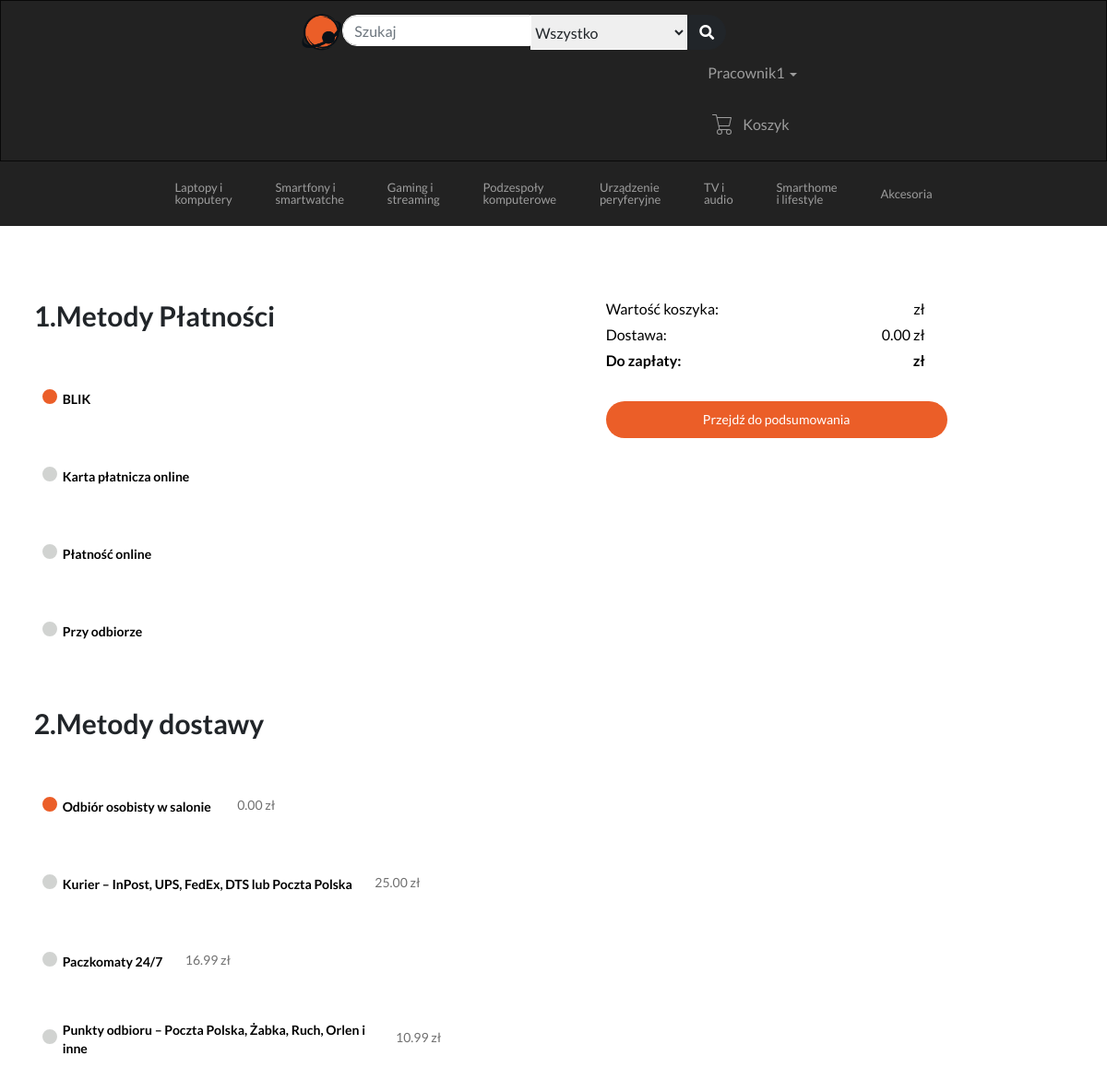
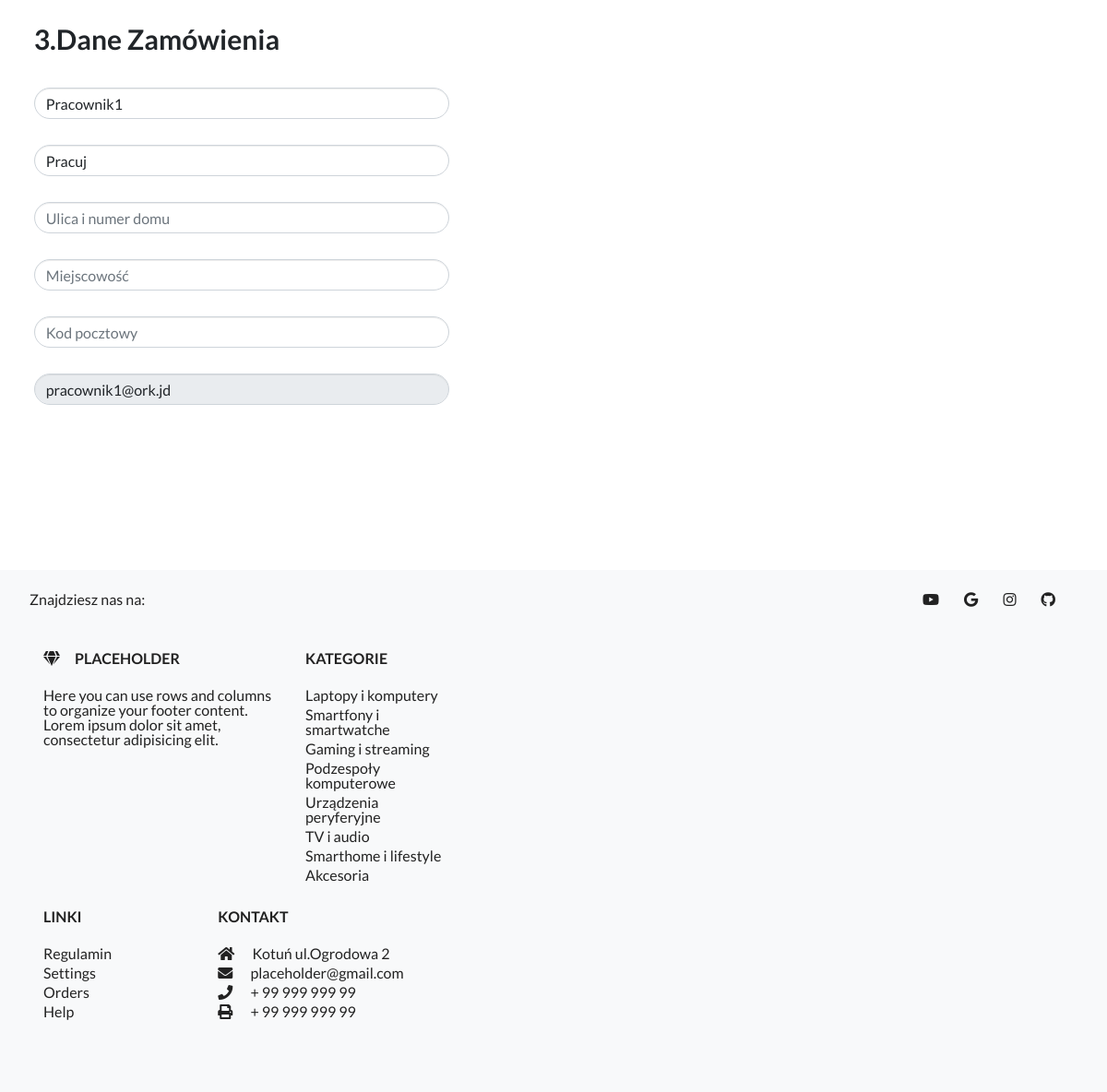
Screenshot of /orderDetails.php (signed in) with the database file from the repository (2 pictures, top to bottom).
### tables this page shows
CREATE TABLE `dane_konta` (
  `id_konta` int NOT NULL AUTO_INCREMENT PRIMARY KEY,
  `imie` varchar(32) NOT NULL,
  `nazwisko` varchar(32) NOT NULL,
  `adres` varchar(64) DEFAULT NULL,
  `miasto` varchar(45) DEFAULT NULL,
  `kod_pocztowy` varchar(6) DEFAULT NULL,
  `konto_typ` int NOT NULL,
  `mail` varchar(45) NOT NULL
);

### orderDetails.php (the view, shortened to what the rows shown need)
<?php
include_once "header.php"; ?>
<?php include_once "templates/menu.php"; ?>
<div class="o-wrapper">
    <div class="c-orderDetails-wrapper">
        <form action="orderSummary.php" method="POST">
            <div class="row">
                <div class="c-orderDetails-form col-xs-12 col-sm-12 col-xl-5 col-lg-5 col-md-5">
                    <div class="c-orderDetails-form-elements-informations ">
                        <?php
                        if (isset($_SESSION['user'])) {
                            $query = $conn->query("SELECT * FROM dane_konta WHERE mail = '" . $_SESSION['user'] . "'");
                            $result = $query->fetch(PDO::FETCH_ASSOC);
                            print('<div class="form-group">
                            <input type="text" value="' . $result['imie'] . '" class="form-control c-orderDetails-form__form-input" name="inputfname" placeholder="Imie" required>
                        </div>
                        <div class="form-group">
                            <input type="text" value="' . $result['nazwisko'] . '" class="form-control c-orderDetails-form__form-input" name="inputlname" placeholder="Nazwisko" required>
                        </div>
                        <div class="form-group">
                            <input type="text" value="' . $result['adres'] . '" class="form-control c-orderDetails-form__form-input" name="inputadress" placeholder="Ulica i numer domu" required>
                        </div>
                        <div class="form-group">
                            <input type="text" value="' . $result['miasto'] . '" class="form-control c-orderDetails-form__form-input" name="inputcity" placeholder="Miejscowość" required>
                        </div>
                        <div class="form-group">
                            <input type="text" value="' . $result['kod_pocztowy'] . '" pattern="^[0-9]{2}-[0-9]{3}$" class="form-control c-orderDetails-form__form-input" name="inputpostalcode" placeholder="Kod pocztowy" required>
                        </div>
                        <div class="form-group">
                            <input type="email" value="' . $result['mail'] . '" class="form-control c-orderDetails-form__form-input" name="inputemail" placeholder="Email" required disabled>
                        </div>');
                        }
                        ?>
                    </div>
                </div>
                <div class="c-orderDetails-payment col-xs-12 col-sm-12 col-xl-7 col-lg-7 col-md-7">
                    <div class="c-orderDetails-payment-wrapper">
                        <div class="o-wrapper">
                            <div class="c-orderDetails-payment-text">
                                <div class="c-orderDetails-payment-text-row">
                                    <div class="c-orderDetails-payment-basket-value__text-last">
                                        <h2>Do zapłaty:</h2>
                                    </div>
                                    <div class="c-orderDetails-payment-basket-value__value-last">
                                        <h2 id="wszystko"><?php echo $_POST['total']; ?> zł</h2>
                                    </div>
                                </div>
                            </div>
                        </div>
                    </div>
                </div>
            </div>
        </form>
    </div>
</div>
<?php include_once "footer.php"; ?>

### templates/menu.php (shortened to what the rows shown need)
<div class="c-header">
    <nav class="navbar navbar-inverse" style="border-radius:0px; margin-bottom:0px;">
        <div class="o-wrapper">
            <div class="container-fluid">
                <div class="collapse navbar-collapse" id="myNavbar">
                    <ul class="nav navbar-nav navbar-right" style="display: flex!important;
    align-content: center!important;
    align-items: center!important;">
                        <?php
                        if (empty($_SESSION['user'])) {
                            print("<li><a href='login.php'><span class='glyphicon glyphicon-user'></span> Zaloguj się</a></li>");
                        } else {
                            $user = $conn->query("SELECT id_konta, imie, konto_typ FROM dane_konta WHERE mail ='" . $_SESSION['user'] . "' LIMIT 1");
                            $user_imie = $user->fetch(PDO::FETCH_ASSOC);
                            if ($user_imie['konto_typ'] == 1) {
                                print('<li class="dropdown">
                                <a class="dropdown" data-toggle="dropdown" href="#">' . $user_imie['imie'] . ' <span class="caret"></span></a>
                                <ul class="dropdown-menu">
                                    <li><a href="orders.php">Twoje Zamówienia</a></li>
                                    <li><a href="konto.php">Ustawienia konta</a></li>
                                    <li><a href="logout.php">Wyloguj się</a></li>
                                </ul>
                            </li>');
                            } else if ($user_imie['konto_typ'] == 2) {
                                print('<li class="dropdown">
                                <a class="dropdown" data-toggle="dropdown" href="#">' . $user_imie['imie'] . ' <span class="caret"></span></a>
                                <ul class="dropdown-menu">
                                    <li><a href="panel/index.php">Panel pracownika</a></li>
                                    <li><a href="konto.php">Ustawienia konta</a></li>
                                    <li><a href="logout.php">Wyloguj się</a></li>
                                </ul>
                            </li>');
                            } else if ($user_imie['konto_typ'] == 3) {
                                print('<li class="dropdown">
                                <a class="dropdown" data-toggle="dropdown" href="#">' . $user_imie['imie'] . ' <span class="caret"></span></a>
                                <ul class="dropdown-menu">
                                    <li><a href="panel/index.php">Panel administratora</a></li>
                                    <li><a href="konto.php">Ustawienia konta</a></li>
                                    <li><a href="logout.php">Wyloguj się</a></li>
                                </ul>
                            </li>');
                            }
                        }
                        ?>
                    </ul>
                </div>
            </div>
        </div>
    </nav>
</div>

### rows the page displays
dane_konta: imie "Pracownik1", inputfname "Pracownik1", inputlname "Pracuj", inputemail "pracownik1@ork.jd"
